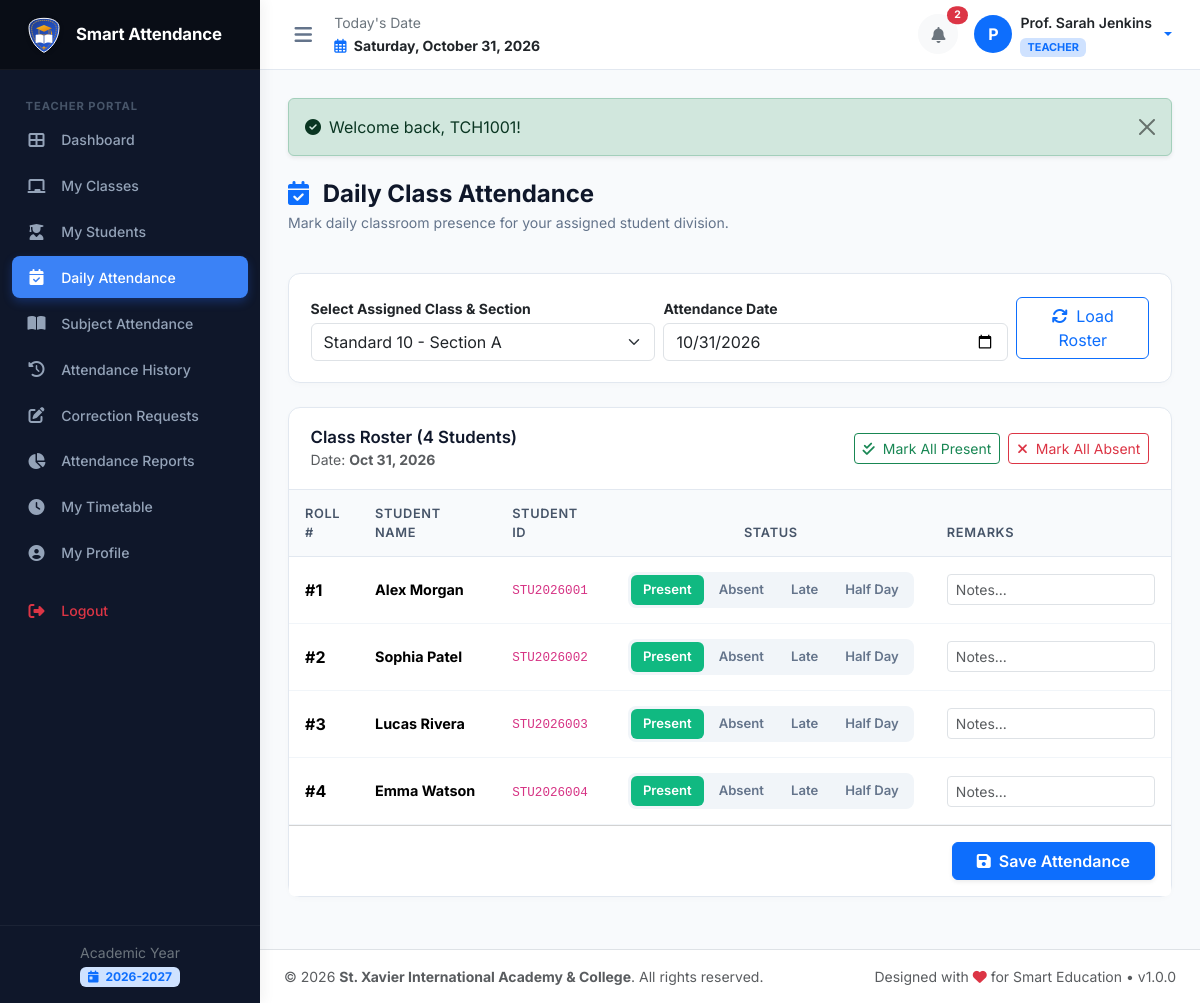
Screenshot of /teacher/attendance_daily.php (signed in) with the database file from the repository.
### tables this page shows
CREATE TABLE `academic_years` (
  `id` INT AUTO_INCREMENT PRIMARY KEY,
  `name` VARCHAR(50) NOT NULL UNIQUE,
  `start_date` DATE NOT NULL,
  `end_date` DATE NOT NULL,
  `is_current` TINYINT(1) NOT NULL DEFAULT 0,
  `status` ENUM('active', 'archived') NOT NULL DEFAULT 'active',
  `created_at` TIMESTAMP DEFAULT CURRENT_TIMESTAMP
);

CREATE TABLE `students` (
  `id` INT AUTO_INCREMENT PRIMARY KEY,
  `user_id` INT NOT NULL UNIQUE,
  `student_id` VARCHAR(50) NOT NULL UNIQUE,
  `admission_no` VARCHAR(50) NOT NULL UNIQUE,
  `roll_no` INT NOT NULL,
  `full_name` VARCHAR(150) NOT NULL,
  `photo` VARCHAR(255) NULL,
  `dob` DATE NULL,
  `gender` ENUM('male', 'female', 'other') DEFAULT 'male',
  `address` TEXT NULL,
  `class_id` INT NOT NULL,
  `section_id` INT NOT NULL,
  `academic_year_id` INT NOT NULL,
  `admission_date` DATE NULL,
  `created_at` TIMESTAMP DEFAULT CURRENT_TIMESTAMP,
  `updated_at` TIMESTAMP DEFAULT CURRENT_TIMESTAMP ON UPDATE CURRENT_TIMESTAMP,
  UNIQUE KEY `uk_class_section_roll` (`class_id`, `section_id`, `roll_no`),
  FOREIGN KEY (`user_id`) REFERENCES `users`(`id`) ON DELETE CASCADE,
  FOREIGN KEY (`class_id`) REFERENCES `classes`(`id`) ON DELETE CASCADE,
  FOREIGN KEY (`section_id`) REFERENCES `sections`(`id`) ON DELETE CASCADE,
  FOREIGN KEY (`academic_year_id`) REFERENCES `academic_years`(`id`) ON DELETE CASCADE
);

### includes/auth.php (called while the page is built, shortened)
<?php
require_once __DIR__ . '/functions.php';
function current_role(): ?string {
    return $_SESSION['user']['role'] ?? null;
}

### teacher/attendance_daily.php (the view, shortened to what this page needs)
<?php
require_once __DIR__ . '/../includes/functions.php';
require_once __DIR__ . '/../includes/auth.php';
$pdo = get_db_connection();
$currentUserId = (int)$_SESSION['user']['id'];
$tStmt = $pdo->prepare("SELECT id FROM teachers WHERE user_id = ?");
$tStmt->execute([$currentUserId]);
$teacherId = (int)$tStmt->fetchColumn();
$assignStmt = $pdo->prepare("SELECT DISTINCT ta.class_id, ta.section_id, c.name as class_name, sec.name as section_name
                             FROM teacher_assignments ta
                             JOIN classes c ON ta.class_id = c.id
                             JOIN sections sec ON ta.section_id = sec.id
                             WHERE ta.teacher_id = ?");
$assignStmt->execute([$teacherId]);
$assignedPairs = $assignStmt->fetchAll();
$selectedPair = $_GET['class_section'] ?? ($assignedPairs[0]['class_id'] . '_' . $assignedPairs[0]['section_id']);
$parts = explode('_', $selectedPair);
$selectedClassId = (int)($parts[0] ?? $assignedPairs[0]['class_id']);
$selectedSectionId = (int)($parts[1] ?? $assignedPairs[0]['section_id']);
$date = $_GET['date'] ?? date('Y-m-d');
$sStmt = $pdo->prepare("SELECT s.*,
                               a.status as recorded_status, a.remarks as recorded_remarks, a.id as attendance_id
                        FROM students s
                        LEFT JOIN daily_attendance a ON s.id = a.student_id AND a.attendance_date = ?
                        WHERE s.class_id = ? AND s.section_id = ?
                        ORDER BY s.roll_no ASC");
$sStmt->execute([$date, $selectedClassId, $selectedSectionId]);
$students = $sStmt->fetchAll();
require_once __DIR__ . '/../includes/header.php';
require_once __DIR__ . '/../includes/sidebar.php';
require_once __DIR__ . '/../includes/navbar.php';
?>
<div class="page-header">
  <div>
    <h1 class="page-title"><i class="fas fa-calendar-check me-2 text-primary"></i> Daily Class Attendance</h1>
    <p class="page-subtitle">Mark daily classroom presence for your assigned student division.</p>
  </div>
</div>
<div class="card card-custom mb-4">
  <div class="card-body">
    <form method="GET" action="" class="row g-2 align-items-center">
      <div class="col-md-5">
        <label class="form-label small fw-bold mb-1">Select Assigned Class & Section</label>
        <select name="class_section" class="form-select" onchange="this.form.submit()">
          <?php foreach ($assignedPairs as $p): ?>
            <?php $key = $p['class_id'] . '_' . $p['section_id']; ?>
            <option value="<?= $key ?>" <?= ($selectedPair === $key) ? 'selected' : '' ?>>
              <?= e($p['class_name']) ?> - Section <?= e($p['section_name']) ?>
            </option>
          <?php endforeach; ?>
        </select>
      </div>
      <div class="col-md-5">
        <label class="form-label small fw-bold mb-1">Attendance Date</label>
        <input type="date" name="date" class="form-control" value="<?= e($date) ?>" onchange="this.form.submit()">
      </div>
      <div class="col-md-2 d-flex align-items-end">
        <button type="submit" class="btn btn-outline-primary w-100"><i class="fas fa-sync me-1"></i> Load Roster</button>
      </div>
    </form>
  </div>
</div>
<form method="POST" action="">
  <div class="card card-custom">
    <div class="card-header d-flex justify-content-between align-items-center flex-wrap gap-2">
      <div>
        <h5 class="card-title mb-0">Class Roster (<?= count($students) ?> Students)</h5>
        <small class="text-muted">Date: <strong><?= format_date($date) ?></strong></small>
      </div>
      <div class="d-flex gap-2">
        <button type="button" class="btn btn-sm btn-outline-success" id="markAllPresentBtn">
          <i class="fas fa-check-double me-1"></i> Mark All Present
        </button>
        <button type="button" class="btn btn-sm btn-outline-danger" id="markAllAbsentBtn">
          <i class="fas fa-times me-1"></i> Mark All Absent
        </button>
      </div>
    </div>
    <div class="card-body p-0">
      <div class="table-responsive">
        <table class="table table-custom table-hover align-middle mb-0">
          <thead>
            <tr>
              <th style="width: 70px;">Roll #</th>
              <th>Student Name</th>
              <th>Student ID</th>
              <th class="text-center" style="width: 320px;">Status</th>
              <th>Remarks</th>
            </tr>
          </thead>
          <tbody>
            <?php if (!empty($students)): ?>
              <?php foreach ($students as $stu): ?>
                <tr>
                  <td><strong class="fs-6">#<?= $stu['roll_no'] ?></strong></td>
                  <td><strong><?= e($stu['full_name']) ?></strong></td>
                  <td><code><?= e($stu['student_id']) ?></code></td>
                  <td class="text-center">
                    <div class="attendance-toggle-group">
                      <label for="d_pres_<?= $stu['id'] ?>">Present</label>
                      <label for="d_abs_<?= $stu['id'] ?>">Absent</label>
                      <label for="d_late_<?= $stu['id'] ?>">Late</label>
                      <label for="d_half_<?= $stu['id'] ?>">Half Day</label>
                    </div>
                  </td>
                  <td>
                    <input type="text" name="remarks[<?= $stu['id'] ?>]" class="form-control form-control-sm" placeholder="Notes..." value="<?= e($stu['recorded_remarks'] ?? '') ?>">
                  </td>
                </tr>
              <?php endforeach; ?>
            <?php else: ?>
              <tr><td colspan="5" class="text-center py-4 text-muted">No students enrolled in this division.</td></tr>
            <?php endif; ?>
          </tbody>
        </table>
      </div>
    </div>
    <?php if (!empty($students)): ?>
      <div class="card-footer bg-white p-3 text-end">
        <button type="submit" class="btn btn-primary px-4 fw-semibold shadow-sm">
          <i class="fas fa-save me-1"></i> Save Attendance
        </button>
      </div>
    <?php endif; ?>
  </div>
</form>
<?php require_once __DIR__ . '/../includes/footer.php'; ?>

### includes/sidebar.php (shortened to what this page needs)
<?php
$role = current_role() ?? 'student';
$currentScript = basename($_SERVER['PHP_SELF']);
?>
<aside class="app-sidebar" id="appSidebar">
  <div class="sidebar-brand">
    <img src="<?= BASE_URL ?>/assets/img/logo.svg" alt="Logo">
    <div class="brand-title">Smart Attendance</div>
  </div>
  <ul class="sidebar-menu">
    <?php if ($role === 'admin'): ?>
      <li class="menu-header">Administrator</li>
      <li class="nav-item">
        <a class="nav-link <?= ($currentScript === 'index.php') ? 'active' : '' ?>" href="<?= BASE_URL ?>/admin/index.php">
          <i class="fas fa-th-large"></i> <span>Dashboard</span>
        </a>
      </li>
      <li class="nav-item">
        <a class="nav-link <?= in_array($currentScript, ['users.php', 'user_add.php', 'user_edit.php']) ? 'active' : '' ?>" href="<?= BASE_URL ?>/admin/users.php">
          <i class="fas fa-users-cog"></i> <span>User Management</span>
        </a>
      </li>
      <li class="nav-item">
        <a class="nav-link <?= ($currentScript === 'academics.php') ? 'active' : '' ?>" href="<?= BASE_URL ?>/admin/academics.php">
          <i class="fas fa-graduation-cap"></i> <span>Academic Management</span>
        </a>
      </li>
      <li class="nav-item">
        <a class="nav-link <?= ($currentScript === 'timetable.php') ? 'active' : '' ?>" href="<?= BASE_URL ?>/admin/timetable.php">
          <i class="fas fa-calendar-alt"></i> <span>Timetable</span>
        </a>
      </li>
      <li class="nav-item">
        <a class="nav-link <?= ($currentScript === 'attendance.php') ? 'active' : '' ?>" href="<?= BASE_URL ?>/admin/attendance.php">
          <i class="fas fa-clipboard-check"></i> <span>Attendance Overview</span>
        </a>
      </li>
      <li class="nav-item">
        <a class="nav-link <?= ($currentScript === 'reports.php') ? 'active' : '' ?>" href="<?= BASE_URL ?>/admin/reports.php">
          <i class="fas fa-chart-line"></i> <span>Reports & Analytics</span>
        </a>
      </li>
      <li class="nav-item">
        <a class="nav-link <?= ($currentScript === 'holidays.php') ? 'active' : '' ?>" href="<?= BASE_URL ?>/admin/holidays.php">
          <i class="fas fa-umbrella-beach"></i> <span>Holiday Management</span>
        </a>
      </li>
      <li class="nav-item">
        <a class="nav-link <?= ($currentScript === 'audit_logs.php') ? 'active' : '' ?>" href="<?= BASE_URL ?>/admin/audit_logs.php">
          <i class="fas fa-history"></i> <span>Audit Logs</span>
        </a>
      </li>
      <li class="nav-item">
        <a class="nav-link <?= ($currentScript === 'profile.php') ? 'active' : '' ?>" href="<?= BASE_URL ?>/admin/profile.php">
          <i class="fas fa-user-circle"></i> <span>My Profile</span>
        </a>
      </li>
      <li class="nav-item">
        <a class="nav-link <?= ($currentScript === 'settings.php') ? 'active' : '' ?>" href="<?= BASE_URL ?>/admin/settings.php">
          <i class="fas fa-cog"></i> <span>Settings</span>
        </a>
      </li>
    <?php elseif ($role === 'teacher'): ?>
      <li class="menu-header">Teacher Portal</li>
      <li class="nav-item">
        <a class="nav-link <?= ($currentScript === 'index.php') ? 'active' : '' ?>" href="<?= BASE_URL ?>/teacher/index.php">
          <i class="fas fa-th-large"></i> <span>Dashboard</span>
        </a>
      </li>
      <li class="nav-item">
        <a class="nav-link <?= ($currentScript === 'my_classes.php') ? 'active' : '' ?>" href="<?= BASE_URL ?>/teacher/my_classes.php">
          <i class="fas fa-chalkboard"></i> <span>My Classes</span>
        </a>
      </li>
      <li class="nav-item">
        <a class="nav-link <?= in_array($currentScript, ['my_students.php', 'student_add.php', 'student_edit.php']) ? 'active' : '' ?>" href="<?= BASE_URL ?>/teacher/my_students.php">
          <i class="fas fa-user-graduate"></i> <span>My Students</span>
        </a>
      </li>
      <li class="nav-item">
        <a class="nav-link <?= ($currentScript === 'attendance_daily.php') ? 'active' : '' ?>" href="<?= BASE_URL ?>/teacher/attendance_daily.php">
          <i class="fas fa-calendar-check"></i> <span>Daily Attendance</span>
        </a>
      </li>
      <li class="nav-item">
        <a class="nav-link <?= ($currentScript === 'attendance_subject.php') ? 'active' : '' ?>" href="<?= BASE_URL ?>/teacher/attendance_subject.php">
          <i class="fas fa-book-open"></i> <span>Subject Attendance</span>
        </a>
      </li>
      <li class="nav-item">
        <a class="nav-link <?= ($currentScript === 'attendance_history.php') ? 'active' : '' ?>" href="<?= BASE_URL ?>/teacher/attendance_history.php">
          <i class="fas fa-history"></i> <span>Attendance History</span>
        </a>
      </li>
      <li class="nav-item">
        <a class="nav-link <?= ($currentScript === 'correction_request.php') ? 'active' : '' ?>" href="<?= BASE_URL ?>/teacher/correction_request.php">
          <i class="fas fa-edit"></i> <span>Correction Requests</span>
        </a>
      </li>
      <li class="nav-item">
        <a class="nav-link <?= ($currentScript === 'reports.php') ? 'active' : '' ?>" href="<?= BASE_URL ?>/teacher/reports.php">
          <i class="fas fa-chart-pie"></i> <span>Attendance Reports</span>
        </a>
      </li>
      <li class="nav-item">
        <a class="nav-link <?= ($currentScript === 'timetable.php') ? 'active' : '' ?>" href="<?= BASE_URL ?>/teacher/timetable.php">
          <i class="fas fa-clock"></i> <span>My Timetable</span>
        </a>
      </li>
      <li class="nav-item">
        <a class="nav-link <?= ($currentScript === 'profile.php') ? 'active' : '' ?>" href="<?= BASE_URL ?>/teacher/profile.php">
          <i class="fas fa-user-circle"></i> <span>My Profile</span>
        </a>
      </li>
    <?php endif; ?>
    <li class="nav-item mt-3">
      <a class="nav-link text-danger" href="<?= BASE_URL ?>/logout.php">
        <i class="fas fa-sign-out-alt"></i> <span>Logout</span>
      </a>
    </li>
  </ul>
  <div class="sidebar-footer text-center">
    <small class="text-secondary d-block">Academic Year</small>
    <span class="badge bg-primary-subtle text-primary mt-1">
      <i class="fas fa-calendar-day me-1"></i> <?= e(get_active_academic_year()['name'] ?? '2026-2027') ?>
    </span>
  </div>
</aside>

### rows the page displays
academic_years: name "2026-2027"
students: roll_no "1", full_name "Alex Morgan", student "STU2026001"
students: roll_no "2", full_name "Sophia Patel", student "STU2026002"
students: roll_no "3", full_name "Lucas Rivera", student "STU2026003"
students: roll_no "4", full_name "Emma Watson", student "STU2026004"

### other values shown
$unreadCount "2"
substr($user['full_name'] ?? 'U', 0, 1) "P"
$user['full_name'] "Prof. Sarah Jenkins"
$user['role'] "TEACHER"
$msg['message'] "Welcome back, TCH1001!"
count($students) "4"
format_date($date) "Oct 31, 2026"
$schoolName "St. Xavier International Academy & College"
APP_VERSION "1.0.0"
form field class_section "Standard 10 - Section A"
